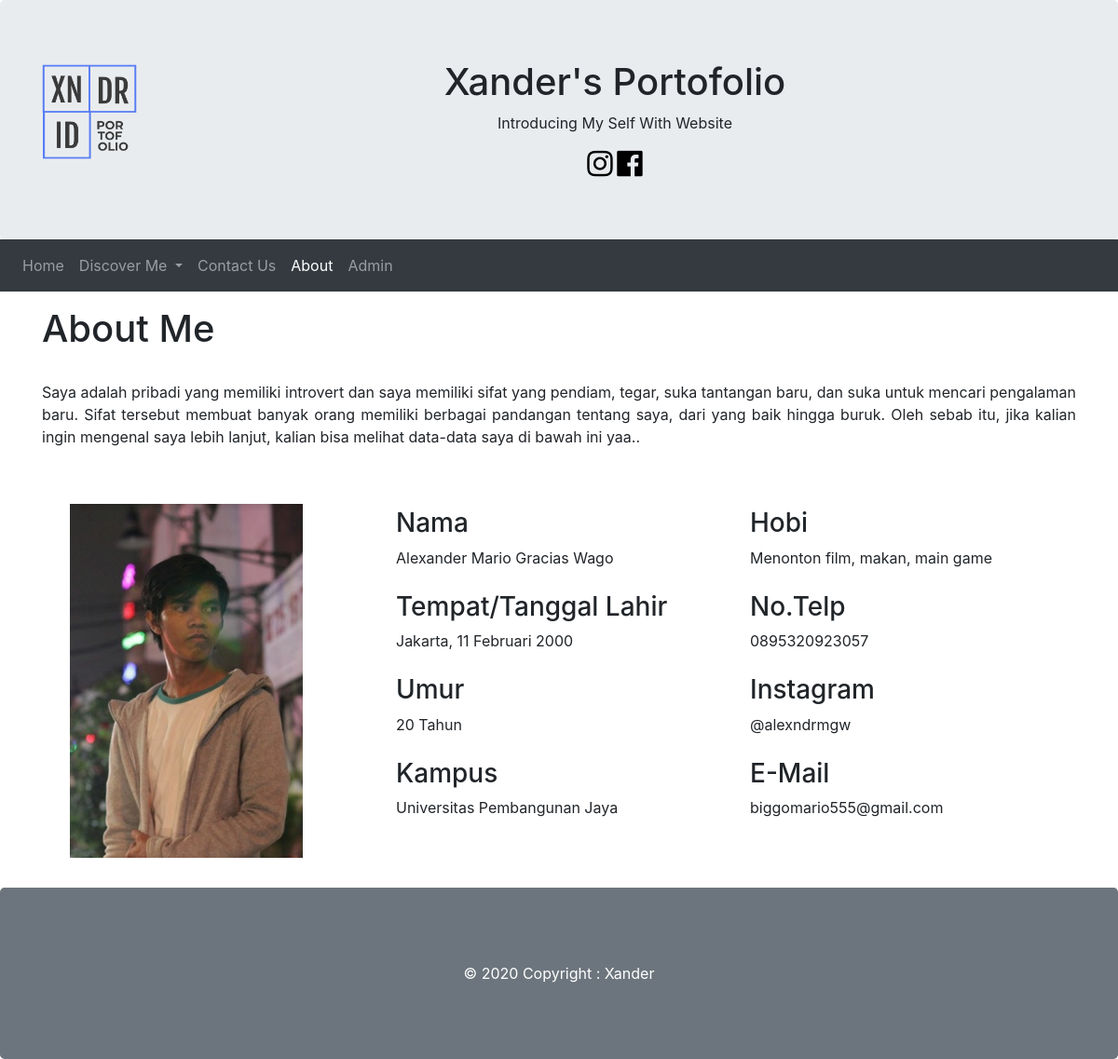
Page /about.php on the committed database.
### tables this page shows
CREATE TABLE `halaman` (
  `kode_hlmn` varchar(10) NOT NULL,
  `judul_hlmn` varchar(255) NOT NULL,
  `isi_hlmn` text NOT NULL
);

CREATE TABLE `about` (
  `kode_about` varchar(10) NOT NULL,
  `judul_about` varchar(255) NOT NULL,
  `isi_about` text NOT NULL
);

### about.php (the view, shortened to what this page needs)
<!DOCTYPE html>
<html lang="en">
<head>
    <link rel="stylesheet" href="https://maxcdn.bootstrapcdn.com/bootstrap/4.5.2/css/bootstrap.min.css">
        <link rel="stylesheet" href="https://maxcdn.bootstrapcdn.com/font-awesome/4.4.0/css/font-awesome.min.css">
</head>
<body>
    <?php
        include_once "koneksi.php";
    ?>
    <div class="jumbotron text-center" style="margin-bottom:0">
        <img src="images/logo.png" class="float-left pr-6 pl-2 pb-3" width=120px>
        <h1>Xander's Portofolio</h1>
        <p>Introducing My Self With Website</p>
        <a href="https://instagram.com/alexndrmgw"><i class="fa fa-instagram fa-2x" style="color: black"></i></a>
        <a href="https://facebook.com"><i class="fa fa-facebook-official fa-2x" style="color: black"></i></a>
    </div>
    <nav class="navbar navbar-expand-sm bg-dark navbar-dark">
        <ul class="navbar-nav">
            <li class="nav-item">
                <a class="nav-link" href="home.php">Home</a>
            </li>
            <li class="nav-item dropdown">
              <a class="nav-link dropdown-toggle" href="#" id="navbardrop" data-toggle="dropdown">
                Discover Me
              </a>
            </li>
            <li class="nav-item">
                <a class="nav-link" href="contact.php">Contact Us</a>
            </li>
            <li class="nav-item active">
              <a class="nav-link" href="about.php">About</a>
            </li>
            <li class="nav-item">
              <a class="nav-link" href="admin.php">Admin</a>
            </li>
        </ul>
    </nav>
    <div class="container">
        <div class="row mb-3 mt-3">
            <div class="col-md-12">
                <?php
                    $strSQL = "SELECT * FROM halaman where kode_hlmn='hal003'";
                    $runStrSQL = mysqli_query($conn,$strSQL);
                    while ($hasil=mysqli_fetch_array($runStrSQL)){
                ?>
                <h1><?php echo $hasil['judul_hlmn'] ?></h1>
                <br>
                   <p style="text-align: justify;"><?php echo $hasil['isi_hlmn'] ?></p>
                <?php
                }
                ?>
                <br>
                <div class="row mb-3">
                    <div class="col-md-4">
                        <img src="images/foto_profil.jpg" style="height: 400px; width: 280px; padding-top: 20px; padding-left: 30px">
                    </div>
                    <div class="col-md-4">
                        <br>
                         <?php
                            $strSQL = "SELECT * FROM about WHERE kode_about='abo001'";
                            $runStrSQL = mysqli_query($conn,$strSQL);
                            while ($hasil=mysqli_fetch_array($runStrSQL)){
                        ?>
                        <h3><?php echo $hasil['judul_about'] ?></h3>
                            <?php echo $hasil['isi_about'] ?>
                        <br>
                        <br>
                        <?php
                        }
                        ?>
                         <?php
                            $strSQL = "SELECT * FROM about WHERE kode_about='abo002'";
                            $runStrSQL = mysqli_query($conn,$strSQL);
                            while ($hasil=mysqli_fetch_array($runStrSQL)){
                        ?>
                        <h3><?php echo $hasil['judul_about'] ?></h3>
                            <?php echo $hasil['isi_about'] ?>
                        <br>
                        <br>
                        <?php
                        }
                        ?>
                         <?php
                            $strSQL = "SELECT * FROM about WHERE kode_about='abo003'";
                            $runStrSQL = mysqli_query($conn,$strSQL);
                            while ($hasil=mysqli_fetch_array($runStrSQL)){
                        ?>
                        <h3><?php echo $hasil['judul_about'] ?></h3>
                            <?php echo $hasil['isi_about'] ?>
                        <br>
                        <br>
                        <?php
                        }
                        ?>
                         <?php
                            $strSQL = "SELECT * FROM about WHERE kode_about='abo004'";
                            $runStrSQL = mysqli_query($conn,$strSQL);
                            while ($hasil=mysqli_fetch_array($runStrSQL)){
                        ?>
                        <h3><?php echo $hasil['judul_about'] ?></h3>
                            <?php echo $hasil['isi_about'] ?>
                        <br>
                        <br>
                        <?php
                        }
                        ?>
                    </div>
                    <div class="col-md-4">
                        <br>
                         <?php
                            $strSQL = "SELECT * FROM about WHERE kode_about='abo005'";
                            $runStrSQL = mysqli_query($conn,$strSQL);
                            while ($hasil=mysqli_fetch_array($runStrSQL)){
                        ?>
                        <h3><?php echo $hasil['judul_about'] ?></h3>
                            <?php echo $hasil['isi_about'] ?>
                        <br>
                        <br>
                        <?php
                        }
                        ?>
                         <?php
                            $strSQL = "SELECT * FROM about WHERE kode_about='abo006'";
                            $runStrSQL = mysqli_query($conn,$strSQL);
                            while ($hasil=mysqli_fetch_array($runStrSQL)){
                        ?>
                        <h3><?php echo $hasil['judul_about'] ?></h3>
                            <?php echo $hasil['isi_about'] ?>
                        <br>
                        <br>
                        <?php
                        }
                        ?>
                         <?php
                            $strSQL = "SELECT * FROM about WHERE kode_about='abo007'";
                            $runStrSQL = mysqli_query($conn,$strSQL);
                            while ($hasil=mysqli_fetch_array($runStrSQL)){
                        ?>
                        <h3><?php echo $hasil['judul_about'] ?></h3>
                            <?php echo $hasil['isi_about'] ?>
                        <br>
                        <br>
                        <?php
                        }
                        ?>
                         <?php
                            $strSQL = "SELECT * FROM about WHERE kode_about='abo008'";
                            $runStrSQL = mysqli_query($conn,$strSQL);
                            while ($hasil=mysqli_fetch_array($runStrSQL)){
                        ?>
                        <h3><?php echo $hasil['judul_about'] ?></h3>
                            <?php echo $hasil['isi_about'] ?>
                        <br>
                        <br>
                        <?php
                        }
                        ?>
                    </div>
                </div>
            </div>
        </div>
    </div>
    <?php
        include_once "footer.php";
    ?>
</body>
</html>

### rows in the picture
halaman: judul_hlmn "About Me", isi_hlmn "Saya adalah pribadi yang memiliki introvert dan saya memiliki sifat yang pendiam, tegar, suka tantangan baru, dan suka untuk mencari pengalaman baru. Sifat tersebut membuat banyak orang memiliki berbagai pandangan tentang saya, dari yang baik hingga buruk. Oleh sebab itu, jika kalian ingin mengenal saya lebih lanjut, kalian bisa melihat data-data saya di bawah ini yaa.."
about: judul_about "Nama", isi_about "Alexander Mario Gracias Wago"
about: judul_about "Tempat/Tanggal Lahir", isi_about "Jakarta, 11 Februari 2000"
about: judul_about "Umur", isi_about "20 Tahun"
about: judul_about "Kampus", isi_about "Universitas Pembangunan Jaya"
about: judul_about "Hobi", isi_about "Menonton film, makan, main game"
about: judul_about "No.Telp", isi_about "0895320923057"
about: judul_about "Instagram", isi_about "@alexndrmgw"
about: judul_about "E-Mail", isi_about "biggomario555@gmail.com"
